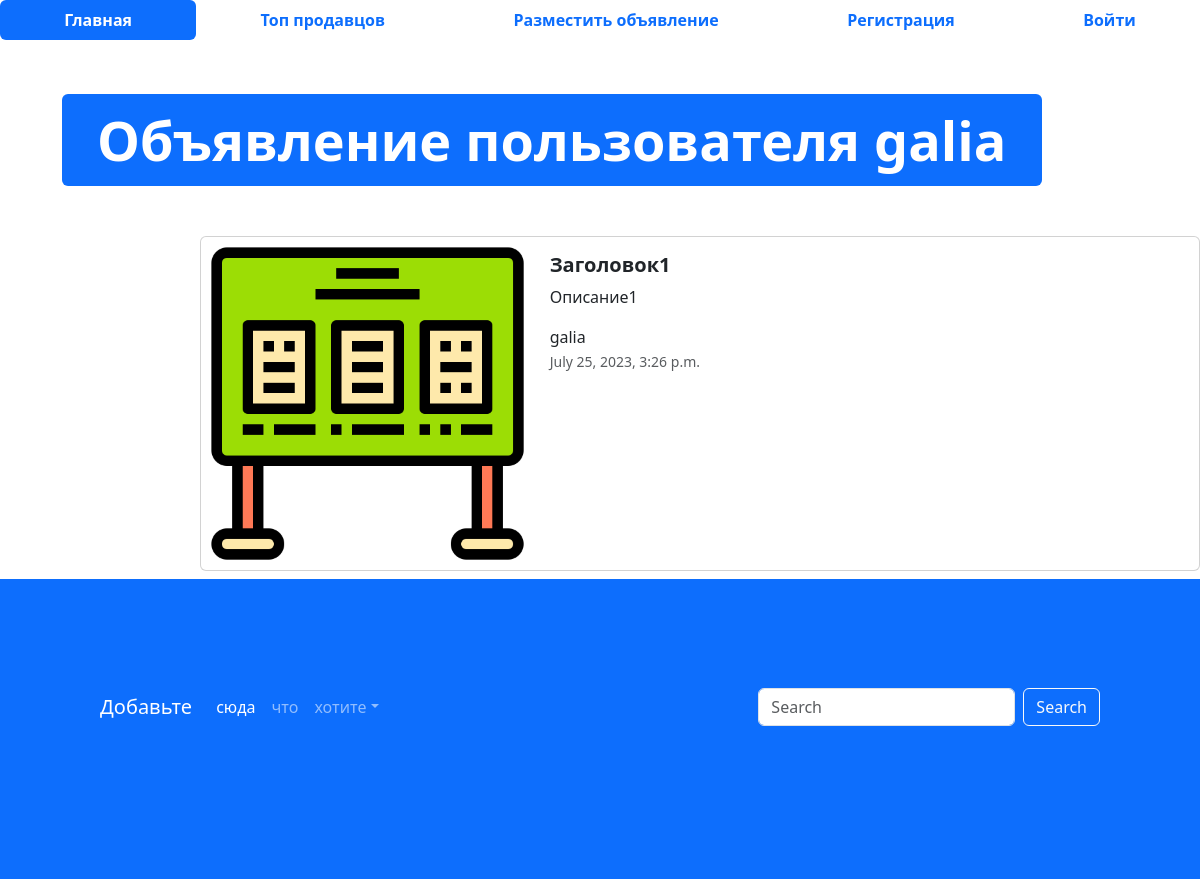
The app's page /advertisement/1 with its own data.
### app_advertisements/models.py (models this page shows, shortened)
class Advertisements(models.Model):
    title = models.CharField("Заголовок", max_length=128)
    description = models.TextField("Описание")
    price = models.DecimalField("Цена", max_digits=10, decimal_places=2)
    auction = models.BooleanField("Торг", help_text="Отметьте, если торг уместен")
    created_at = models.DateTimeField(auto_now_add=True)
    update_at = models.DateTimeField(auto_now=True)
    user = models.ForeignKey(User, verbose_name='пользователь', on_delete=models.CASCADE)
    image = models.ImageField('Изображение', upload_to='advertisements/')

### app_advertisements/views.py (the view)
# urls.py: path('advertisement/<int:pk>', advertisement_detail, name='adv-detail')
def advertisement_detail(request, pk):
    advertisement = Advertisements.objects.get(id=pk)
    context = {
        'advertisement': advertisement
    }
    return render(request, 'app_advertisements/advertisement.html', context)

### templates/app_advertisements/advertisement.html (shortened to what this page needs)
{% extends 'base.html' %}
{% load static %}
{% block content %}
<ul class="nav nav-pills sticky-top bg-white nav-fill">
  <li class="nav-item">
    <a class="nav-link active" aria-current="page" href="{% url 'main-page' %}">
      <span style="font-weight: bold;">Главная</span>
    </a>
  </li>
  <li class="nav-item">
    <a class="nav-link" href="{% url 'top-sellers' %}"><span style="font-weight: bold;">Топ продавцов</span>
    </a>
  </li>
  <li class="nav-item">
    <a class="nav-link" href="{% url 'adv-post' %}">
      <span style="font-weight: bold;">Разместить объявление</span>
    </a>
  </li>
  {% if not user.is_authenticated %}
  <li class="nav-item">
    <a class="nav-link" href="{% url 'register' %}">
      <span style="font-weight: bold;">Регистрация</span>
    </a>
  </li>
  <li class="nav-item">
    <a class="nav-link" href="{% url 'login' %}">
      <span style="font-weight: bold;">Войти</span>
    </a>
  </li>
  {% endif %}
</ul>
  <div class="container" style="margin: 50px;">
    <div class="display-2">
      <span class="badge bg-primary">Объявление пользователя {{ advertisement.user }}</span>
    </div>
  </div>
  <div class="col offset-2">
    <div class="card mb-2" style="max-width: 1200px; margin-top: 20px;">
      <div class="row g-0">
        <div class="col-md-4">
          <a href="{{ adv.get_absolute_url }}" class="nav-link">
            <img src="{% if advertisements.image %} {{ advertisements.image.url }} {% else %} {% static 'img/item.png' %} {% endif %}" class="img-fluid rounded-start" alt="Card title">
          </a>
        </div>
        <div class="col">
          <div class="card-body">
            <h5 class="card-title">
              <a href="#" class="nav-link"><strong>{{ advertisement.title }}</strong></a>
            </h5>
            <p class="card-text">
              {{ advertisement.description }}
            </p>
            <span>{{ advertisement.user }}</span>
            <p class="card-text"><small class="text-muted">{{ advertisement.created_at }}</small></p>
          </div>
        </div>
      </div>
    </div>
  </div>
  <footer style="padding: 100px; min-height: 300px;" class="bg-primary">
    <nav class="navbar navbar-expand-sm navbar-dark">
      <a class="navbar-brand" href="#">Добавьте</a>
      <div class="collapse navbar-collapse" id="collapsibleNavId">
        <ul class="navbar-nav me-auto mt-2 mt-lg-0">
          <li class="nav-item">
            <a class="nav-link active" href="#" aria-current="page">сюда</a>
          </li>
          <li class="nav-item">
            <a class="nav-link" href="#">что</a>
          </li>
          <li class="nav-item dropdown">
            <a class="nav-link dropdown-toggle" href="#" id="dropdownId" data-bs-toggle="dropdown" aria-haspopup="true"
              aria-expanded="false">хотите</a>
          </li>
        </ul>
        <form class="d-flex my-2 my-lg-0">
          <input class="form-control me-sm-2" type="text" placeholder="Search">
          <button class="btn btn-outline-light my-2 my-sm-0" type="submit">Search</button>
        </form>
      </div>
    </nav>
  </footer>
</body>
{% endblock %}

### records on screen
Advertisements: user "galia", title "Заголовок1", description "Описание1", created_at "July 25, 2023, 3:26 p.m."
